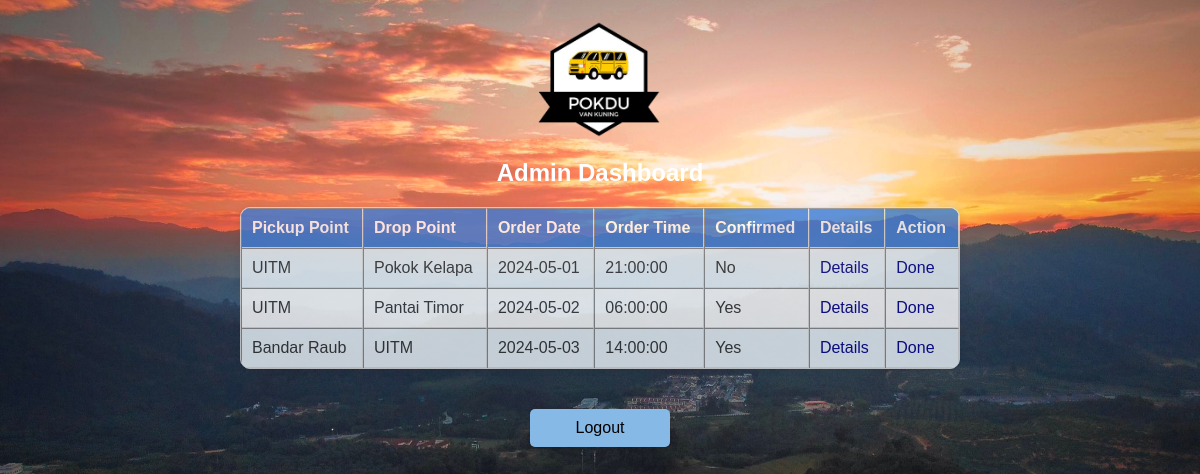
Page /adminDashboard.php (signed in) on the committed database.
### tables this page shows
CREATE TABLE `order_details` (
  `reservation_id` int(11) NOT NULL AUTO_INCREMENT,
  `pickup_point` varchar(30) DEFAULT NULL,
  `drop_point` varchar(30) DEFAULT NULL,
  `order_date` date DEFAULT NULL,
  `order_time` time DEFAULT NULL,
  `seat_num` int(11) DEFAULT NULL,
  `num_of_people` int(11) DEFAULT NULL,
  `student_id` varchar(30) DEFAULT NULL,
  `worker_id` varchar(30) DEFAULT NULL,
  `confirmed` tinyint(1) DEFAULT 0,
  PRIMARY KEY (`reservation_id`),
  KEY `student_id` (`student_id`),
  KEY `worker_id` (`worker_id`),
  CONSTRAINT `order_details_ibfk_1` FOREIGN KEY (`student_id`) REFERENCES `student_details` (`student_id`),
  CONSTRAINT `order_details_ibfk_2` FOREIGN KEY (`worker_id`) REFERENCES `worker_details` (`worker_id`)
);

### adminDashboard.php (the view, shortened to what this page needs)
<?php
include 'dbconn.php';
$order_query = "
    SELECT
        reservation_id,
        pickup_point,
        drop_point,
        order_date,
        order_time,
        confirmed
    FROM order_details
";
$order_result = mysqli_query($dbconn, $order_query);
?>
<!DOCTYPE html>
<html>
<head>
    <link rel="stylesheet" type="text/css" href="style2.css">
</head>
<body>
    <img class="logo" src="images/logo.png" alt="Pok Du's Van Reservation System Logo">
    <h2>Admin Dashboard</h2>
    <table border="1">
        <tr>
            <th>Pickup Point</th>
            <th>Drop Point</th>
            <th>Order Date</th>
            <th>Order Time</th>
            <th>Confirmed</th>
            <th>Details</th>
            <th>Action</th>
        </tr>
        <?php
        if (mysqli_num_rows($order_result) > 0) {
            while ($row = mysqli_fetch_assoc($order_result)) {
                echo "<tr>";
                echo "<td>" . $row['pickup_point'] . "</td>";
                echo "<td>" . $row['drop_point'] . "</td>";
                echo "<td>" . $row['order_date'] . "</td>";
                echo "<td>" . $row['order_time'] . "</td>";
                echo "<td>" . ($row['confirmed'] ? 'Yes' : 'No') . "</td>";
                echo "<td><a href='orderDetails.php?reservation_id=" . $row['reservation_id'] . "'>Details</a></td>";
                echo "<td><a href='#' onclick=\"confirmDone('" . $row['reservation_id'] . "');\">Done</a></td>";
                echo "</tr>";
            }
        } else {
            echo "<tr><td colspan='7'>No orders found</td></tr>";
        }
        ?>
    </table>
    <div class="logout-container">
        <a href="logout.php" class="logout-link">Logout</a>
    </div>
</body>
</html>

### style2.css (style rules this page uses)
body, html { margin: 0; padding: 0; font-family: Arial, sans-serif; background-color: #f0f4f8; color: #ffffff; }
h2 { text-align: center; color: #ffffff; margin-top: 20px; }
table { width: 80%; margin: 20px auto; border-collapse: collapse; background-color: #ffffff; border: 1px solid #ddd; box-shadow: 0 0 10px rgba(0,0,0,0.1); border-radius: 10px; opacity: 0.8; }
th, td { padding: 10px; text-align: left; border-bottom: 1px solid #ddd; }
th { background-color: #3a7bd5; color: white; }
tr:nth-child(even) { background-color: #edf5fc; }
tr:nth-child(odd) { background-color: #ffffff; }
a { color: #3a7bd5; text-decoration: none; }
a.logout-link { display: box; text-align: center; margin-top: 20px; background-color: #87b9e6; color: black; }

### adminDashboard.php (style rules this page uses)
body, html { margin: 0; padding: 0; font-family: Arial, sans-serif; background: url('images/bg8.jpeg') no-repeat center center fixed; background-size: cover; color: #333; height: 100%; }
h2 { text-align: center; color: #fff; margin-top: 20px; }
table { width: 60%; margin: 20px auto; border-collapse: separate; border-spacing: 0; background-color: #ffffff; border: 1px solid #ddd; box-shadow: 0 0 10px rgba(0,0,0,0.1); border-radius: 10px; opacity: 0.8; overflow: hidden; }
th, td { padding: 10px; text-align: left; border-bottom: 1px solid #ddd; }
th { background-color: #3a7bd5; color: white; }
tr:nth-child(even) { background-color: #edf5fc; }
tr:nth-child(odd) { background-color: #ffff; }
a { color: darkblue; text-decoration: none; }
.logout-container { text-align: center; margin: 20px 0; }
.logout-link { display: inline-block; padding: 10px 20px; background-color: #fff; color: #333; text-align: center; text-decoration: none; border-radius: 5px; box-shadow: 0 0 5px rgba(0,0,0,0.1); transition: background-color 0.3s ease; width: 100px; }
.logo { display: block; width: 150px; margin: 0 auto; margin-top: 20px; }

### rows in the picture
order_details: pickup_point "UITM", drop_point "Pokok Kelapa", order_date "2024-05-01", order_time "21:00:00", confirmed "No"
order_details: pickup_point "UITM", drop_point "Pantai Timor", order_date "2024-05-02", order_time "06:00:00", confirmed "Yes"
order_details: pickup_point "Bandar Raub", drop_point "UITM", order_date "2024-05-03", order_time "14:00:00", confirmed "Yes"
